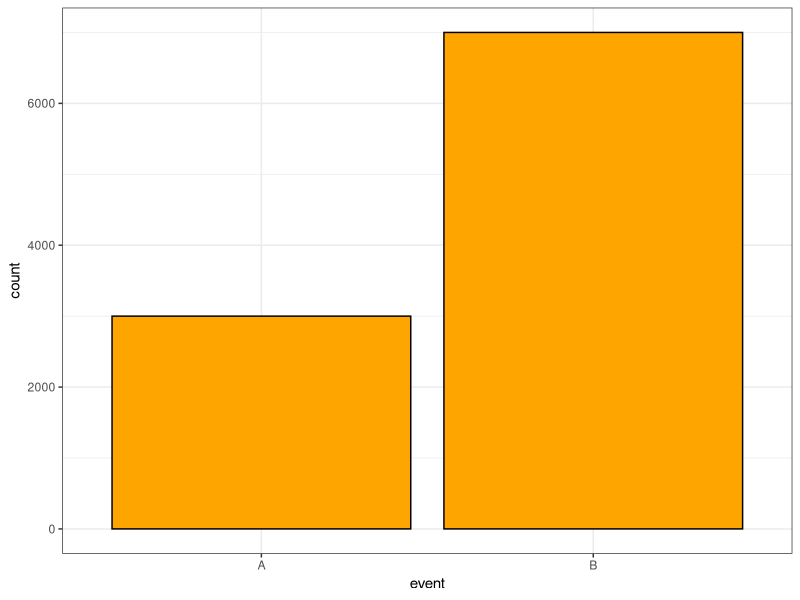
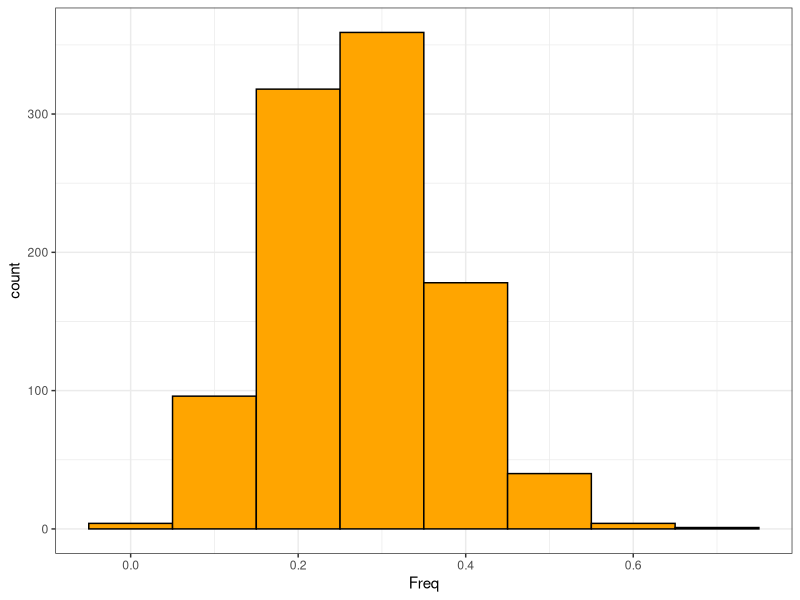
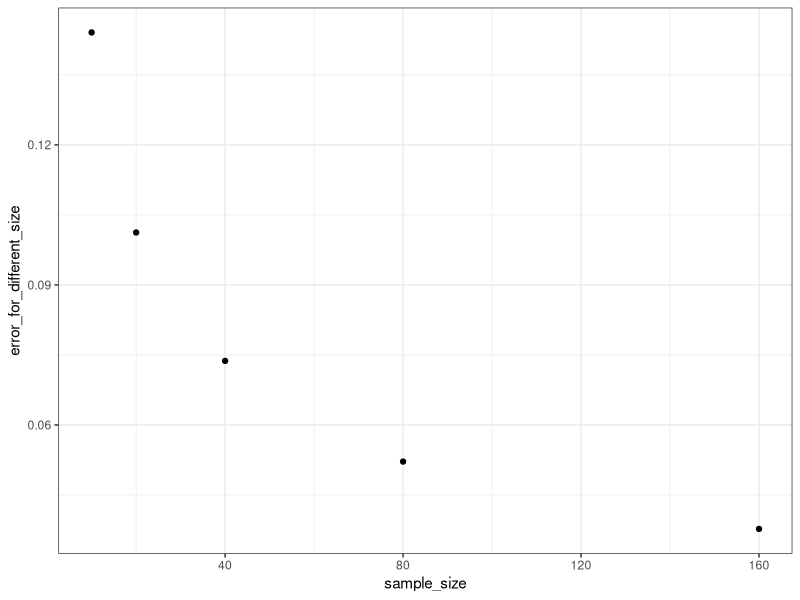
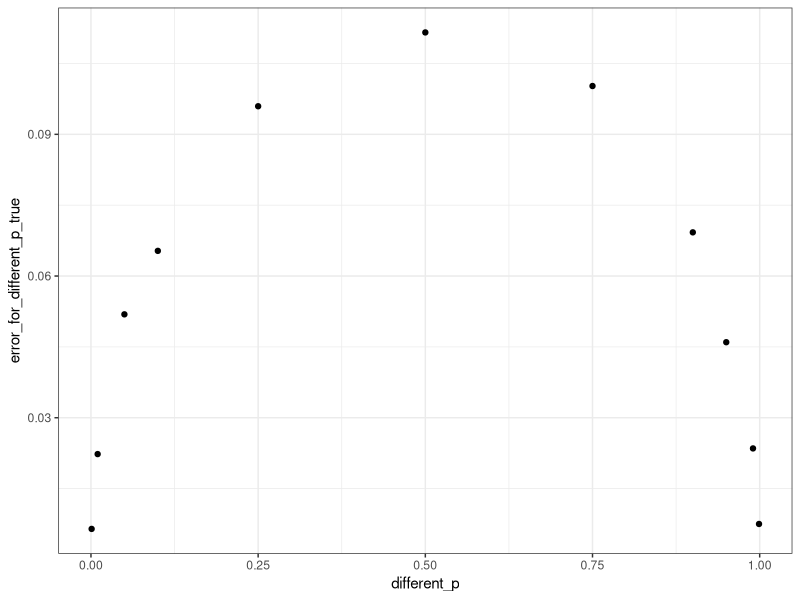

Source code (R) for these figures, in order:
## ---- chunk 1
knitr::opts_chunk$set(echo = TRUE, message = FALSE, warning = FALSE, error = FALSE)

library(tidyverse)
## ---- chunk 2
p_true <- 0.3
event <- c(rep("A",times=round(p_true*10000)), rep("B",times=10000 - round(p_true*10000)))
general <- data.frame(event)

ggplot(general, aes(x=event)) +
  geom_histogram(stat="count", fill = "orange", color = "black") + 
  theme_bw()
## ---- chunk 3

n_patients <- 20 # Количество добровольцев 
my_sample <- sample(general$event, n_patients, replace=T)
p_sample <- nrow(subset(data.frame(my_sample),my_sample== "A"))/n_patients

print(p_sample)
## ---- chunk 4
n_patients <- 20 # Количество добровольцев 

n_repeats <- 1000 # Количество повторений эксперимента

rep_sample <- c()

for(i in 1:n_repeats){
  rep_sample <- c(rep_sample, sample(general$event, n_patients, replace=T))  
}

df_all_repeats <- data.frame(
  n_exp = rep(1:n_repeats, each = n_patients),
  rep_sample
)

df_sample_mean <- data.frame(table(df_all_repeats))[1:n_repeats, ]

df_sample_mean$Freq <- df_sample_mean$Freq/n_patients

mean(df_sample_mean$Freq)
## ---- chunk 5
ggplot(df_sample_mean, aes(x = Freq)) +
  geom_histogram(color = 'black', fill = 'orange', binwidth = 0.1) +
  theme_bw()
## ---- chunk 6
error <- sqrt( mean((df_sample_mean$Freq-p_true)^2) )
print(error)
## ---- chunk 7

n_repeats <- 1000 
sample_size <- c(10, 20, 40, 80, 160)
error_for_different_size <- c()

for (i in sample_size){
  n_patients <- i 
  rep_sample <- c()

  for(i in 1:n_repeats){
    rep_sample <- c(rep_sample, sample(general$event, n_patients, replace=T))  
  }

  df_all_repeats <- data.frame(n_exp = rep(1:n_repeats, each = n_patients),
                               rep_sample)

  df_sample_mean <- data.frame(table(df_all_repeats))[1:n_repeats, ]

  df_sample_mean$Freq <- df_sample_mean$Freq/n_patients

  error_for_different_size <- c(error_for_different_size, sqrt( mean((df_sample_mean$Freq-p_true)^2)))
}

df <- data.frame(sample_size, error_for_different_size)

ggplot(df, aes(x = sample_size, y = error_for_different_size))+
  geom_point()+
  theme_bw()
## ---- chunk 8
different_p <- c(0.001, 0.01, 0.05, 0.1, 0.25, 0.5, 0.75, 0.9, 0.95, 0.99, 0.999)
n_repeats <- 1000 
n_patients <- 20
error_for_different_p_true <- c()

for (i in different_p){
  p_true <- i
  event <- c(rep("A",times=round(p_true*10000)), rep("B",times=10000 - round(p_true*10000)))
  general <- data.frame(event)
  rep_sample <- c()

  for(i in 1:n_repeats){
    rep_sample <- c(rep_sample, sample(general$event, n_patients, replace=T))  
  }

  df_all_repeats <- data.frame(n_exp = rep(1:n_repeats, each = n_patients),
                               rep_sample)

  df_sample_mean <- data.frame(table(df_all_repeats))[1:n_repeats, ]
  df_sample_mean$Freq <- df_sample_mean$Freq/n_patients
  error_for_different_p_true <- c(error_for_different_p_true, sqrt( mean((df_sample_mean$Freq-p_true)^2)))
}

df <- data.frame(different_p, error_for_different_p_true)

ggplot(df, aes(x = different_p, y = error_for_different_p_true))+
  geom_point()+
  theme_bw()
